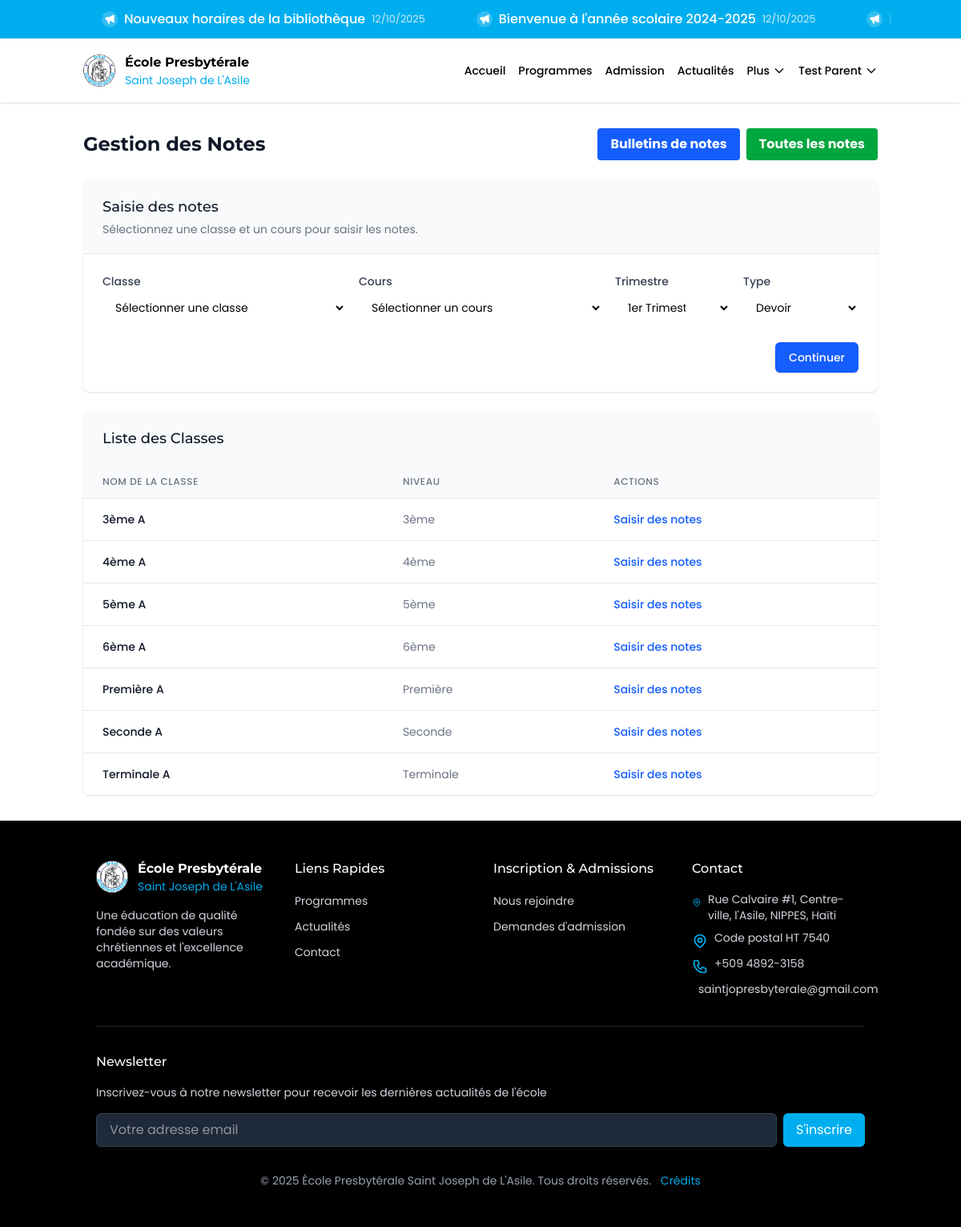
The page /notes/ (signed in) on the database its author committed.
### models.py (models this page shows, shortened)
class Annonce(db.Model):
    __tablename__ = 'annonces'
    id = db.Column(db.Integer, primary_key=True)
    titre = db.Column(db.String(100), nullable=False)
    contenu = db.Column(db.Text, nullable=False)
    date_creation = db.Column(db.DateTime, default=datetime.now)
    date_expiration = db.Column(db.Date)
    public = db.Column(db.Boolean, default=True)
    important = db.Column(db.Boolean, default=False)

class Classe(db.Model):
    __tablename__ = 'classes'
    id = db.Column(db.Integer, primary_key=True)
    nom = db.Column(db.String(50), nullable=False)
    niveau = db.Column(db.String(20), nullable=False)
    annee_scolaire = db.Column(db.String(9), nullable=False)
    capacite = db.Column(db.Integer, default=30)
    salle = db.Column(db.String(20))

### modules/notes.py (the view)
@notes_blueprint.route('/')
@login_required
def index():
    from models import Classe
    classes = Classe.query.order_by(Classe.niveau, Classe.nom).all()
    return render_template('notes/index.html', classes=classes)

### templates/notes/index.html (shortened to what this page needs)
{% extends 'base.html' %}
{% block content %}
<div class="container mx-auto px-4 py-8">
    <div class="flex justify-between items-center mb-6">
        <h1 class="text-2xl font-bold text-gray-900">Gestion des Notes</h1>
        <div class="flex space-x-2">
            <a href="{{ url_for('notes.bulletin') }}" class="bg-blue-600 hover:bg-blue-700 text-white font-bold py-2 px-4 rounded">
                Bulletins de notes
            </a>
            <a href="{{ url_for('notes.toutes_les_notes') }}" class="bg-green-600 hover:bg-green-700 text-white font-bold py-2 px-4 rounded">
                Toutes les notes
            </a>
        </div>
    </div>
    <div class="bg-white shadow overflow-hidden sm:rounded-lg mb-6">
        <div class="px-4 py-5 sm:px-6 bg-gray-50">
            <h2 class="text-lg font-medium text-gray-900">Saisie des notes</h2>
            <p class="mt-1 max-w-2xl text-sm text-gray-500">Sélectionnez une classe et un cours pour saisir les notes.</p>
        </div>
        <div class="border-t border-gray-200 px-4 py-5 sm:p-6">
            <form action="{{ url_for('notes.saisie') }}" method="GET" class="space-y-6">
                <div class="grid grid-cols-1 gap-y-6 gap-x-4 sm:grid-cols-6">
                    <div class="sm:col-span-2">
                        <label for="classe_id" class="block text-sm font-medium text-gray-700">Classe</label>
                        <select id="classe_id" name="classe_id" required class="mt-1 block w-full pl-3 pr-10 py-2 text-base border-gray-300 focus:outline-none focus:ring-blue-500 focus:border-blue-500 sm:text-sm rounded-md">
                            <option value="">Sélectionner une classe</option>
                        </select>
                    </div>
                    <div class="sm:col-span-2">
                        <label for="cours_id" class="block text-sm font-medium text-gray-700">Cours</label>
                        <select id="cours_id" name="cours_id" required class="mt-1 block w-full pl-3 pr-10 py-2 text-base border-gray-300 focus:outline-none focus:ring-blue-500 focus:border-blue-500 sm:text-sm rounded-md">
                            <option value="">Sélectionner un cours</option>
                        </select>
                    </div>
                    <div class="sm:col-span-1">
                        <label for="trimestre" class="block text-sm font-medium text-gray-700">Trimestre</label>
                        <select id="trimestre" name="trimestre" required class="mt-1 block w-full pl-3 pr-10 py-2 text-base border-gray-300 focus:outline-none focus:ring-blue-500 focus:border-blue-500 sm:text-sm rounded-md">
                            <option value="1">1er Trimestre</option>
                        </select>
                    </div>
                    <div class="sm:col-span-1">
                        <label for="type" class="block text-sm font-medium text-gray-700">Type</label>
                        <select id="type" name="type" required class="mt-1 block w-full pl-3 pr-10 py-2 text-base border-gray-300 focus:outline-none focus:ring-blue-500 focus:border-blue-500 sm:text-sm rounded-md">
                            <option value="devoir">Devoir</option>
                        </select>
                    </div>
                </div>
                <div class="flex justify-end">
                    <button type="submit" class="inline-flex justify-center py-2 px-4 border border-transparent shadow-sm text-sm font-medium rounded-md text-white bg-blue-600 hover:bg-blue-700 focus:outline-none focus:ring-2 focus:ring-offset-2 focus:ring-blue-500">
                        Continuer
                    </button>
                </div>
            </form>
        </div>
    </div>
    <div class="bg-white shadow overflow-hidden sm:rounded-lg">
        <div class="px-4 py-5 sm:px-6 bg-gray-50">
            <h2 class="text-lg font-medium text-gray-900">Liste des Classes</h2>
        </div>
        <table class="min-w-full divide-y divide-gray-200">
            <thead class="bg-gray-50">
                <tr>
                    <th scope="col" class="px-6 py-3 text-left text-xs font-medium text-gray-500 uppercase tracking-wider">Nom de la Classe</th>
                    <th scope="col" class="px-6 py-3 text-left text-xs font-medium text-gray-500 uppercase tracking-wider">Niveau</th>
                    <th scope="col" class="px-6 py-3 text-left text-xs font-medium text-gray-500 uppercase tracking-wider">Actions</th>
                </tr>
            </thead>
            <tbody class="bg-white divide-y divide-gray-200">
                {% for classe in classes %}
                <tr>
                    <td class="px-6 py-4 whitespace-nowrap text-sm font-medium text-gray-900">{{ classe.nom }}</td>
                    <td class="px-6 py-4 whitespace-nowrap text-sm text-gray-500">{{ classe.niveau }}</td>
                    <td class="px-6 py-4 whitespace-nowrap text-sm font-medium">
                        <a href="#" onclick="selectClass('{{ classe.id }}')" class="text-blue-600 hover:text-blue-900">Saisir des notes</a>
                    </td>
                </tr>
                {% else %}
                <tr>
                    <td colspan="3" class="px-6 py-4 text-center text-sm text-gray-500">Aucune classe trouvée.</td>
                </tr>
                {% endfor %}
            </tbody>
        </table>
    </div>
</div>
{% endblock %}

### templates/base.html (shortened to what this page needs)
<html lang="en">
   <head>
      <script src="https://cdn.jsdelivr.net/npm/@tailwindcss/browser@4"></script>
      <link href="https://unpkg.com/aos@2.3.1/dist/aos.css" rel="stylesheet">
   </head>
   <body>
      <div id="root" class="overflow-hidden">
         {% if annonces and annonces|length > 0 %}
         <div class="ticker-wrap w-full">
            <div class="ticker container mx-auto">
               <div class="ticker-track" id="ticker-track">
                  {% for annonce in annonces %}
                  <div class="ticker-item">
                     <a href="{{ url_for('communication.details_annonce', annonce_id=annonce.id) }}" class="ticker-link">
                        {% if annonce.important is defined and annonce.important %}
                        <span class="ticker-icon important">
                           <svg xmlns="http://www.w3.org/2000/svg" viewBox="0 0 20 20" fill="currentColor">
                              <path fill-rule="evenodd" d="M8.257 3.099c.765-1.36 2.722-1.36 3.486 0l5.58 9.92c.75 1.334-.213 2.98-1.742 2.98H4.42c-1.53 0-2.493-1.646-1.743-2.98l5.58-9.92zM11 13a1 1 0 11-2 0 1 1 0 012 0zm-1-8a1 1 0 00-1 1v3a1 1 0 002 0V6a1 1 0 00-1-1z" clip-rule="evenodd" />
                           </svg>
                        </span>
                        {% else %}
                        <span class="ticker-icon">
                           <svg xmlns="http://www.w3.org/2000/svg" viewBox="0 0 20 20" fill="currentColor">
                              <path fill-rule="evenodd" d="M18 3a1 1 0 00-1.447-.894L8.763 6H5a3 3 0 000 6h.28l1.771 5.316A1 1 0 008 18h1a1 1 0 001-1v-4.382l6.553 3.276A1 1 0 0018 15V3z" clip-rule="evenodd" />
                           </svg>
                        </span>
                        {% endif %}
                        <span class="ticker-title">{{ annonce.titre }}</span>
                        <span class="ticker-date">{{ annonce.date_creation.strftime('%d/%m/%Y') }}</span>
                     </a>
                  </div>
                  {% endfor %}
               </div>
            </div>
         </div>
         {% endif %}
         <header class="sticky top-0 z-50 w-full bg-white/90 backdrop-blur-md shadow-sm overflow-x-hidden">
            <div class="container mx-auto px-4">
               <div class="flex h-20 items-center justify-between">
                     <div class="flex items-center flex-shrink-0">
                        <a href="#" class="flex items-center">
                           <img src="/static/assets/logo.jpg" alt="École Presbytérale Saint Joseph de L'Asile" class="h-10 w-10 rounded-full flex-shrink-0">
                           <div class="ml-3">
                              <h1 class="text-sm font-bold text-black md:text-base whitespace-nowrap">École Presbytérale</h1>
                              <p class="text-xs text-[#00AEEF] md:text-sm whitespace-nowrap">Saint Joseph de L'Asile</p>
                           </div>
                        </a>
                     </div>
                     <nav class="hidden lg:flex lg:items-center lg:space-x-4">
                       <a href="{{ url_for('accueil') }}" class="text-sm font-medium text-black hover:text-[#00AEEF]">Accueil</a>
                       <a href="{{ url_for('programmes') }}" class="text-sm font-medium text-black hover:text-[#00AEEF]">Programmes</a>
                       <a href="{{ url_for('admission') }}" class="text-sm font-medium text-black hover:text-[#00AEEF]">Admission</a>
                       <a href="{{ url_for('evenements') }}" class="text-sm font-medium text-black hover:text-[#00AEEF]">Actualités</a>
                       <div class="relative" x-data="{ open: false }">
                           <button @click="open = !open" @click.away="open = false" class="flex items-center text-sm font-medium text-black hover:text-[#00AEEF] focus:outline-none focus:text-[#00AEEF]">
                               Plus
                               <svg xmlns="http://www.w3.org/2000/svg" class="h-4 w-4 ml-1 transition-transform duration-200" :class="{ 'rotate-180': open }" fill="none" viewBox="0 0 24 24" stroke="currentColor">
                                   <path stroke-linecap="round" stroke-linejoin="round" stroke-width="2" d="M19 9l-7 7-7-7" />
                               </svg>
                           </button>
                       </div>
                       {% if session.get('user_id') %}
                           <div class="relative" x-data="{ open: false }">
                               <button @click="open = !open" @click.away="open = false" class="flex items-center text-sm font-medium text-black hover:text-[#00AEEF] focus:outline-none focus:text-[#00AEEF]">
                                   {{ session.get('user_name', 'Utilisateur') }}
                                   <svg xmlns="http://www.w3.org/2000/svg" class="h-4 w-4 ml-1 transition-transform duration-200" :class="{ 'rotate-180': open }" fill="none" viewBox="0 0 24 24" stroke="currentColor">
                                       <path stroke-linecap="round" stroke-linejoin="round" stroke-width="2" d="M19 9l-7 7-7-7" />
                                   </svg>
                               </button>
                           </div>
                       {% else %}
                           <a href="{{ url_for('auth.login') }}" class="text-sm font-medium text-black hover:text-[#00AEEF]">Connexion</a>
                       {% endif %}
                       </nav>
                  </div>
               </div>
            </header>
            {% block content %}
            {% endblock %}
            <footer class="bg-black text-white">
               <div class="container mx-auto px-4 py-12 sm:px-6 lg:px-8">
                  <div class="grid grid-cols-1 gap-8 md:grid-cols-4">
                     <div class="md:col-span-1">
                        <div class="flex items-center">
                           <a href="#" class="flex items-center">
                              <img src="/static/assets/logo.jpg" alt="École Presbytérale Saint Joseph de L'Asile" class="h-10 w-10 rounded-full" data-aos="fade-right">
                              <div class="ml-3">
                                 <h2 class="text-sm font-bold text-white md:text-base">École Presbytérale</h2>
                                 <p class="text-xs text-[#00AEEF] md:text-sm">Saint Joseph de L'Asile</p>
                              </div>
                           </a>
                        </div>
                        <p class="mt-4 text-sm text-gray-300">Une éducation de qualité fondée sur des valeurs chrétiennes et l'excellence académique.</p>
                     </div>
                     <div>
                        <h3 class="text-base font-medium text-white">Liens Rapides</h3>
                        <ul class="mt-4 space-y-2">
                           <li><a href="{{ url_for('programmes') }}" class="text-sm text-gray-300 hover:text-[#00AEEF]">Programmes</a></li>
                           <li><a href="{{ url_for('evenements') }}" class="text-sm text-gray-300 hover:text-[#00AEEF]">Actualités</a></li>
                           <li><a href="{{ url_for('contact') }}" class="text-sm text-gray-300 hover:text-[#00AEEF]">Contact</a></li>
                        </ul>
                     </div>
                     <div>
                        <h3 class="text-base font-medium text-white">Inscription & Admissions</h3>
                        <ul class="mt-4 space-y-2">
                           <li><a href="{{ url_for('inscriptions.formulaire') }}" class="text-sm text-gray-300 hover:text-[#00AEEF]">Nous rejoindre</a></li>
                           <li><a href="{{ url_for('admission') }}" class="text-sm text-gray-300 hover:text-[#00AEEF]">Demandes d'admission</a></li>
                        </ul>
                     </div>
                     <div>
                        <h3 class="text-base font-medium text-white">Contact</h3>
                        <ul class="mt-4 space-y-2">
                           <li class="flex items-start">
                              <span class="ml-2 text-sm text-gray-300">Rue Calvaire #1, Centre-ville, l'Asile, NIPPES, Haïti</span>
                           </li>
                           <li class="flex items-start">
                              <span class="ml-2 text-sm text-gray-300">Code postal HT 7540</span>
                           </li>
                           <li class="flex items-start">
                              <span class="ml-2 text-sm text-gray-300">+509 4892-3158</span>
                           </li>
                           <li class="flex items-start">
                              <span class="ml-2 text-sm text-gray-300">saintjopresbyterale@gmail.com</span>
                           </li>
                        </ul>
                     </div>
                  </div>
                  <div class="mt-8 border-t border-gray-800 pt-8">
                     <div class="mb-8">
                        <h3 class="text-base font-medium text-white mb-4">Newsletter</h3>
                        <p class="text-sm text-gray-300 mb-4">Inscrivez-vous à notre newsletter pour recevoir les dernières actualités de l'école</p>
                        <form id="newsletter-form" class="flex flex-col sm:flex-row gap-2">
                           <input type="email" name="email" placeholder="Votre adresse email" required class="px-4 py-2 rounded-md bg-gray-800 text-white border border-gray-700 focus:outline-none focus:ring-2 focus:ring-[#00AEEF] flex-grow">
                           <button type="submit" class="px-4 py-2 bg-[#00AEEF] text-white rounded-md hover:bg-[#0098d1] transition-colors">S'inscrire</button>
                        </form>
                     </div>
                     <p class="text-center text-sm text-gray-400">© 2025 École Presbytérale Saint Joseph de L'Asile. Tous droits réservés.
                        <a href="{{ url_for('credits') }}" class="text-[#00AEEF] hover:underline ml-2">Crédits</a>
                     </p>
                  </div>
               </div>
            </footer>
      </div>
   </body>
</html>

### rows shown on the page
Annonce: important False (drawn), titre "Nouveaux horaires de la bibliothèque", date_creation "12/10/2025"
Annonce: important False (drawn), titre "Bienvenue à l'année scolaire 2024-2025", date_creation "12/10/2025"
Classe: nom "3ème A", niveau "3ème"
Classe: nom "4ème A", niveau "4ème"
Classe: nom "5ème A", niveau "5ème"
Classe: nom "6ème A", niveau "6ème"
Classe: nom "Première A", niveau "Première"
Classe: nom "Seconde A", niveau "Seconde"
Classe: nom "Terminale A", niveau "Terminale"

### other values the page prints
{{ session.get('user_name', 'Utilisateur') }} "Test Parent"
